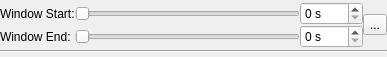
<?xml version="1.0" encoding="UTF-8"?>
<ui version="4.0">
 <class>TimingConstraintSliders</class>
 <widget class="QWidget" name="TimingConstraintSliders">
  <property name="geometry">
   <rect>
    <x>0</x>
    <y>0</y>
    <width>387</width>
    <height>57</height>
   </rect>
  </property>
  <property name="windowTitle">
   <string>Form</string>
  </property>
  <layout class="QVBoxLayout" name="verticalLayout">
   <property name="spacing">
    <number>0</number>
   </property>
   <property name="margin">
    <number>0</number>
   </property>
   <item>
    <layout class="QHBoxLayout" name="horizontalLayout_4">
     <property name="leftMargin">
      <number>0</number>
     </property>
     <item>
      <layout class="QFormLayout" name="formLayout">
       <item row="0" column="0">
        <widget class="QLabel" name="label">
         <property name="text">
          <string>Window Start:</string>
         </property>
        </widget>
       </item>
       <item row="1" column="0">
        <widget class="QLabel" name="label_2">
         <property name="text">
          <string>Window End:</string>
         </property>
        </widget>
       </item>
       <item row="0" column="1">
        <layout class="QHBoxLayout" name="horizontalLayout">
         <item>
          <widget class="QSlider" name="startSlider">
           <property name="maximum">
            <number>1800</number>
           </property>
           <property name="orientation">
            <enum>Qt::Horizontal</enum>
           </property>
          </widget>
         </item>
         <item>
          <widget class="QSpinBox" name="startSpinbox">
           <property name="suffix">
            <string> s</string>
           </property>
           <property name="maximum">
            <number>1800</number>
           </property>
          </widget>
         </item>
        </layout>
       </item>
       <item row="1" column="1">
        <layout class="QHBoxLayout" name="horizontalLayout_2">
         <item>
          <widget class="QSlider" name="endSlider">
           <property name="maximum">
            <number>1800</number>
           </property>
           <property name="orientation">
            <enum>Qt::Horizontal</enum>
           </property>
          </widget>
         </item>
         <item>
          <widget class="QSpinBox" name="endSpinbox">
           <property name="suffix">
            <string> s</string>
           </property>
           <property name="maximum">
            <number>1800</number>
           </property>
          </widget>
         </item>
        </layout>
       </item>
      </layout>
     </item>
     <item>
      <widget class="QToolButton" name="removeButton">
       <property name="text">
        <string>...</string>
       </property>
       <property name="icon">
        <iconset resource="../../../resources.qrc">
         <normaloff>:/icons/16x16/gui/images/16x16/actions/cancel.png</normaloff>:/icons/16x16/gui/images/16x16/actions/cancel.png</iconset>
       </property>
      </widget>
     </item>
    </layout>
   </item>
   <item>
    <widget class="Line" name="line">
     <property name="orientation">
      <enum>Qt::Horizontal</enum>
     </property>
    </widget>
   </item>
  </layout>
 </widget>
 <resources>
  <include location="../../../resources.qrc"/>
 </resources>
 <connections>
  <connection>
   <sender>startSpinbox</sender>
   <signal>valueChanged(int)</signal>
   <receiver>startSlider</receiver>
   <slot>setValue(int)</slot>
   <hints>
    <hint type="sourcelabel">
     <x>297</x>
     <y>18</y>
    </hint>
    <hint type="destinationlabel">
     <x>226</x>
     <y>23</y>
    </hint>
   </hints>
  </connection>
  <connection>
   <sender>endSpinbox</sender>
   <signal>valueChanged(int)</signal>
   <receiver>endSlider</receiver>
   <slot>setValue(int)</slot>
   <hints>
    <hint type="sourcelabel">
     <x>300</x>
     <y>47</y>
    </hint>
    <hint type="destinationlabel">
     <x>200</x>
     <y>48</y>
    </hint>
   </hints>
  </connection>
  <connection>
   <sender>startSlider</sender>
   <signal>valueChanged(int)</signal>
   <receiver>startSpinbox</receiver>
   <slot>setValue(int)</slot>
   <hints>
    <hint type="sourcelabel">
     <x>136</x>
     <y>12</y>
    </hint>
    <hint type="destinationlabel">
     <x>302</x>
     <y>22</y>
    </hint>
   </hints>
  </connection>
  <connection>
   <sender>endSlider</sender>
   <signal>valueChanged(int)</signal>
   <receiver>endSpinbox</receiver>
   <slot>setValue(int)</slot>
   <hints>
    <hint type="sourcelabel">
     <x>211</x>
     <y>51</y>
    </hint>
    <hint type="destinationlabel">
     <x>309</x>
     <y>49</y>
    </hint>
   </hints>
  </connection>
 </connections>
</ui>
